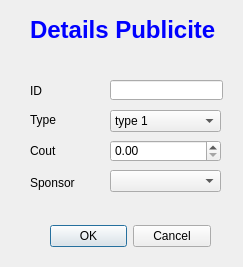
<?xml version="1.0" encoding="UTF-8"?>
<ui version="4.0">
 <class>add_publicite</class>
 <widget class="QDialog" name="add_publicite">
  <property name="geometry">
   <rect>
    <x>0</x>
    <y>0</y>
    <width>243</width>
    <height>267</height>
   </rect>
  </property>
  <property name="windowTitle">
   <string>Dialog</string>
  </property>
  <widget class="QDialogButtonBox" name="buttonBox">
   <property name="geometry">
    <rect>
     <x>50</x>
     <y>220</y>
     <width>161</width>
     <height>32</height>
    </rect>
   </property>
   <property name="orientation">
    <enum>Qt::Horizontal</enum>
   </property>
   <property name="standardButtons">
    <set>QDialogButtonBox::Cancel|QDialogButtonBox::Ok</set>
   </property>
  </widget>
  <widget class="QLineEdit" name="id">
   <property name="geometry">
    <rect>
     <x>110</x>
     <y>80</y>
     <width>113</width>
     <height>20</height>
    </rect>
   </property>
  </widget>
  <widget class="QComboBox" name="sponsor">
   <property name="geometry">
    <rect>
     <x>110</x>
     <y>170</y>
     <width>111</width>
     <height>22</height>
    </rect>
   </property>
  </widget>
  <widget class="QComboBox" name="type">
   <property name="geometry">
    <rect>
     <x>110</x>
     <y>110</y>
     <width>111</width>
     <height>22</height>
    </rect>
   </property>
   <item>
    <property name="text">
     <string>type 1</string>
    </property>
   </item>
   <item>
    <property name="text">
     <string>type 2</string>
    </property>
   </item>
   <item>
    <property name="text">
     <string>type 3</string>
    </property>
   </item>
   <item>
    <property name="text">
     <string>type 4</string>
    </property>
   </item>
  </widget>
  <widget class="QLabel" name="label_2">
   <property name="geometry">
    <rect>
     <x>30</x>
     <y>84</y>
     <width>47</width>
     <height>14</height>
    </rect>
   </property>
   <property name="text">
    <string>ID</string>
   </property>
  </widget>
  <widget class="QLabel" name="label_4">
   <property name="geometry">
    <rect>
     <x>30</x>
     <y>175</y>
     <width>61</width>
     <height>16</height>
    </rect>
   </property>
   <property name="text">
    <string>Sponsor</string>
   </property>
  </widget>
  <widget class="QLabel" name="label_3">
   <property name="geometry">
    <rect>
     <x>30</x>
     <y>113</y>
     <width>47</width>
     <height>14</height>
    </rect>
   </property>
   <property name="text">
    <string>Type</string>
   </property>
  </widget>
  <widget class="QLabel" name="label">
   <property name="geometry">
    <rect>
     <x>30</x>
     <y>10</y>
     <width>201</width>
     <height>41</height>
    </rect>
   </property>
   <property name="text">
    <string>&lt;html&gt;&lt;head/&gt;&lt;body&gt;&lt;p&gt;&lt;span style=&quot; font-size:18pt; font-weight:600; color:#0000ff;&quot;&gt;Details Publicite&lt;/span&gt;&lt;/p&gt;&lt;/body&gt;&lt;/html&gt;</string>
   </property>
  </widget>
  <widget class="QLabel" name="label_5">
   <property name="geometry">
    <rect>
     <x>30</x>
     <y>143</y>
     <width>61</width>
     <height>16</height>
    </rect>
   </property>
   <property name="text">
    <string>Cout</string>
   </property>
  </widget>
  <widget class="QDoubleSpinBox" name="cout">
   <property name="geometry">
    <rect>
     <x>110</x>
     <y>140</y>
     <width>111</width>
     <height>22</height>
    </rect>
   </property>
  </widget>
 </widget>
 <resources/>
 <connections>
  <connection>
   <sender>buttonBox</sender>
   <signal>accepted()</signal>
   <receiver>add_publicite</receiver>
   <slot>accept()</slot>
   <hints>
    <hint type="sourcelabel">
     <x>248</x>
     <y>254</y>
    </hint>
    <hint type="destinationlabel">
     <x>157</x>
     <y>274</y>
    </hint>
   </hints>
  </connection>
  <connection>
   <sender>buttonBox</sender>
   <signal>rejected()</signal>
   <receiver>add_publicite</receiver>
   <slot>reject()</slot>
   <hints>
    <hint type="sourcelabel">
     <x>316</x>
     <y>260</y>
    </hint>
    <hint type="destinationlabel">
     <x>286</x>
     <y>274</y>
    </hint>
   </hints>
  </connection>
 </connections>
</ui>
